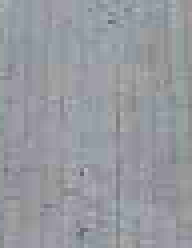
#> input picture ZAO/parking_zao/template.png, 48 x 62 px (shown 4 times larger)
$ python parking_spaces.py
#> lines starting #> are read from the running program, lines starting #| are printed output that depends on the picture; after the words box and inside, x2 and y2 are one past the last pixel; in counts of white or black regions, pixels touching at a corner belong together
import sys
import cv2
import numpy as np
import math
import struct
import matplotlib as plt
from datetime import datetime
import glob

def order_points(pts):
    # initialzie a list of coordinates that will be ordered
    # such that the first entry in the list is the top-left,
    # the second entry is the top-right, the third is the
    # bottom-right, and the fourth is the bottom-left
    rect = np.zeros((4, 2), dtype = "float32")
    # the top-left point will have the smallest sum, whereas
    # the bottom-right point will have the largest sum
    s = pts.sum(axis = 1)
    rect[0] = pts[np.argmin(s)]
    rect[2] = pts[np.argmax(s)]
    # now, compute the difference between the points, the
    # top-right point will have the smallest difference,
    # whereas the bottom-left will have the largest difference
    diff = np.diff(pts, axis = 1)
    rect[1] = pts[np.argmin(diff)]
    rect[3] = pts[np.argmax(diff)]
    # return the ordered coordinates
    return rect

def four_point_transform(image, one_c):
    #https://www.pyimagesearch.com/2014/08/25/4-point-opencv-getperspective-transform-example/

    pts = [((float(one_c[0])), float(one_c[1])),
            ((float(one_c[2])), float(one_c[3])),
            ((float(one_c[4])), float(one_c[5])),
            ((float(one_c[6])), float(one_c[7]))]

    # obtain a consistent order of the points and unpack them
    # individually
    rect = order_points(np.array(pts))
    (tl, tr, br, bl) = rect
    # compute the width of the new image, which will be the
    # maximum distance between bottom-right and bottom-left
    # x-coordiates or the top-right and top-left x-coordinates
    widthA = np.sqrt(((br[0] - bl[0]) ** 2) + ((br[1] - bl[1]) ** 2))
    widthB = np.sqrt(((tr[0] - tl[0]) ** 2) + ((tr[1] - tl[1]) ** 2))
    maxWidth = max(int(widthA), int(widthB))
    # compute the height of the new image, which will be the
    # maximum distance between the top-right and bottom-right
    # y-coordinates or the top-left and bottom-left y-coordinates
    heightA = np.sqrt(((tr[0] - br[0]) ** 2) + ((tr[1] - br[1]) ** 2))
    heightB = np.sqrt(((tl[0] - bl[0]) ** 2) + ((tl[1] - bl[1]) ** 2))
    maxHeight = max(int(heightA), int(heightB))
    # now that we have the dimensions of the new image, construct
    # the set of destination points to obtain a "birds eye view",
    # (i.e. top-down view) of the image, again specifying points
    # in the top-left, top-right, bottom-right, and bottom-left
    # order
    dst = np.array([
	    [0, 0],
	    [maxWidth - 1, 0],
	    [maxWidth - 1, maxHeight - 1],
	    [0, maxHeight - 1]], dtype = "float32")
    # compute the perspective transform matrix and then apply it
    M = cv2.getPerspectiveTransform(rect, dst)
    warped = cv2.warpPerspective(image, M, (maxWidth, maxHeight))
    # return the warped image
    return warped

#############################################################################
#############################################################################
#############################################################################

pkm_file = open('parking_map_python.txt', 'r')
#> (reads ZAO/parking_zao_edge_detection/parking_map_python.txt from the repository)
pkm_lines = pkm_file.readlines()
pkm_coordinates = []

accuracies = []
f_scores = []

for line in pkm_lines:
    st_line = line.strip()
    sp_line = list(st_line.split(" "))
    pkm_coordinates.append(sp_line)

test_images = [img for img in glob.glob("test_images_zao/*.jpg")]
test_images.sort()

cv2.namedWindow('image', 0)

size = (80, 80)
template_blank = cv2.resize(cv2.imread('template.png'), size)
template_car_front = cv2.cvtColor(cv2.resize(cv2.imread('template_car_front.png'), size), cv2.COLOR_BGR2GRAY)
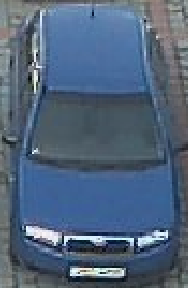
#> input picture ZAO/parking_zao/template_car_front.png, 94 x 144 px (shown 2 times larger)
#> template_car_front: shape (80, 80); min 15, max 242, mean 96.3
template_car_rear = cv2.cvtColor(cv2.resize(cv2.imread('template_car_rear.png'), size), cv2.COLOR_BGR2GRAY)
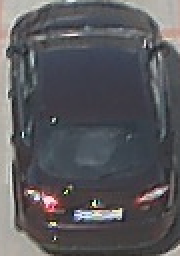
#> input picture ZAO/parking_zao/template_car_rear.png, 90 x 128 px (shown 2 times larger)
#> template_car_rear: shape (80, 80); min 27, max 234, mean 88.4
for img_name in test_images:
    image = cv2.imread(img_name, 1)
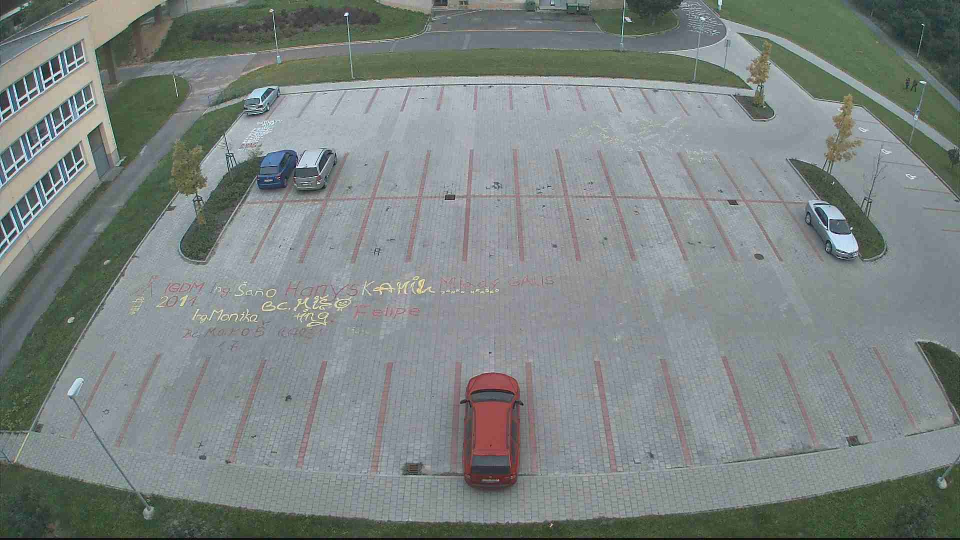
#> input picture ZAO/parking_zao/test_images_zao/test1.jpg, 1920 x 1080 px (shown at 1/2 size)
#> image is the input picture: shape (1080, 1920, 3); mean B, G, R 130.4, 132.4, 124.6
    results = []

    for coord in pkm_coordinates:
        color = (0, 255, 0)
        occupied = False

        parking_spot = cv2.resize(four_point_transform(image, coord), size)
        result = cv2.matchTemplate(parking_spot, template_blank, cv2.TM_CCORR_NORMED)
        min_val, max_val, min_loc, max_loc = cv2.minMaxLoc(result)

        parking_spot = cv2.cvtColor(parking_spot, cv2.COLOR_BGR2GRAY)
        result_car_front = cv2.matchTemplate(parking_spot, template_car_front, cv2.TM_CCORR_NORMED)
        min_val_car_front, max_val_car_front, min_loc_car_front, max_loc_car_front = cv2.minMaxLoc(result_car_front)

        result_car_rear = cv2.matchTemplate(parking_spot, template_car_rear, cv2.TM_CCORR_NORMED)
        min_val_car_rear, max_val_car_rear, min_loc_car_rear, max_loc_car_rear = cv2.minMaxLoc(result_car_rear)

        if ((max_val < 0.96 and min_val < 0.96) or
            (max_val_car_front > 0.97 and min_val_car_front > 0.97) or
            (max_val_car_rear > 0.97 and min_val_car_rear > 0.97)):
            color = (0, 0, 255)
            occupied = True

        #print(max_val, min_val, max_val_car_front, min_val_car_front, max_val_car_rear, min_val_car_rear)

        cv2.line(image, (int(coord[0]), int(coord[1])), (int(coord[2]), int(coord[3])), color, 2)
        cv2.line(image, (int(coord[2]), int(coord[3])), (int(coord[4]), int(coord[5])), color, 2)
        cv2.line(image, (int(coord[4]), int(coord[5])), (int(coord[6]), int(coord[7])), color, 2)
        cv2.line(image, (int(coord[6]), int(coord[7])), (int(coord[0]), int(coord[1])), color, 2)

        if occupied:
            results.append('1')
        else:
            results.append('0')
#> this loop made 56 passes
#> (result, min_val, max_val, result_car_front, min_val_car_front, max_val_car_front, result_car_rear, min_val_car_rear) on passes 1 to 11: ([0.992], 0.992, 0.992, [0.951], 0.951, 0.951, [0.892], 0.892), ([0.997], 0.997, 0.997, [0.957], 0.957, 0.957, [0.909], 0.909), ([0.992], 0.992, 0.992, [0.959], 0.959, 0.959, [0.91], 0.91), ([0.996], 0.996, 0.996, [0.956], 0.956, 0.956, [0.907], 0.907), ([0.995], 0.995, 0.995, [0.955], 0.955, 0.955, [0.906], 0.906), ([0.996], 0.996, 0.996, [0.956], 0.956, 0.956, [0.907], 0.907), ([0.994], 0.994, 0.994, [0.956], 0.956, 0.956, [0.91], 0.91), ([0.944], 0.944, 0.944, [0.947], 0.947, 0.947, [0.921], 0.921), ([0.996], 0.996, 0.996, [0.955], 0.955, 0.955, [0.9], 0.9), ([0.996], 0.996, 0.996, [0.956], 0.956, 0.956, [0.906], 0.906), ([0.995], 0.995, 0.995, [0.957], 0.957, 0.957, [0.904], 0.904)
#> (result, min_val, max_val, result_car_front, min_val_car_front, max_val_car_front, result_car_rear) on pass 47: ([0.997], 0.997, 0.997, [0.959], 0.959, 0.959, [0.913])
#> pass 1, `parking_spot = cv2.resize(four_point_transform(image, coord), size)`:
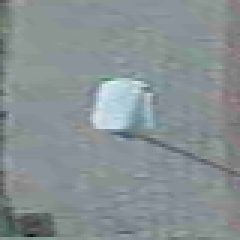
#> parking_spot: shape (80, 80, 3) (shown 3 times larger); mean B, G, R 147.4, 145.1, 135.6
#> pass 2, in four_point_transform (call 2), `warped = cv2.warpPerspective(image, M, (maxWidth, maxHeight))`:
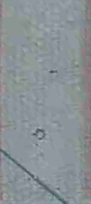
#> warped: shape (204, 91, 3); mean B, G, R 150.1, 145.9, 138.3
#> after the loop:
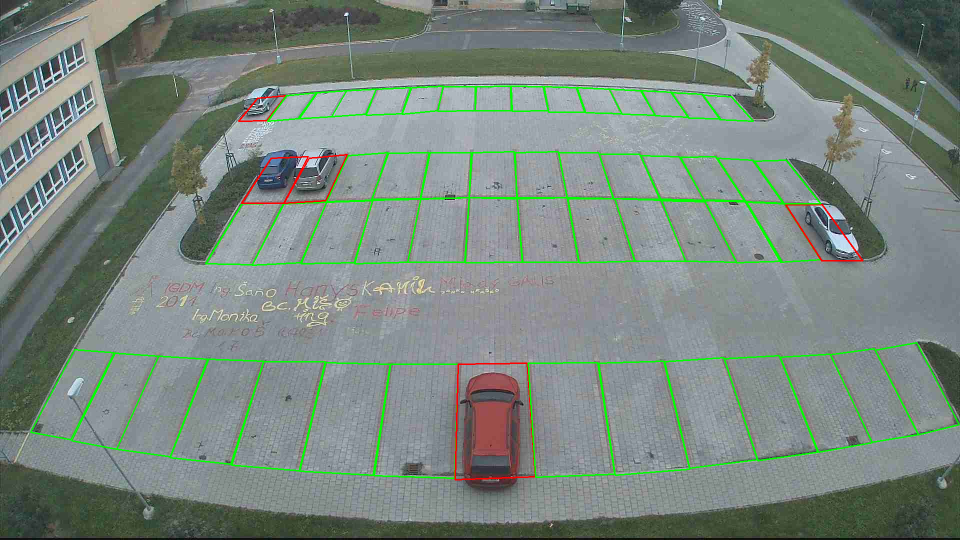
#> image: shape (1080, 1920, 3) (shown at 1/2 size); 2.67% of pixels changed, all inside (x1, y1, x2, y2) = (60, 171, 1920, 961)
#> after the loop:
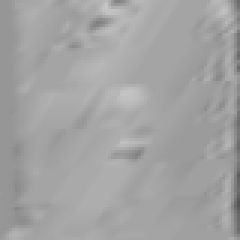
#> parking_spot: shape (80, 80) (shown 3 times larger); min 85, max 198, mean 162.6

#> (the run stopped early here; a loop or call above may not have finished)
